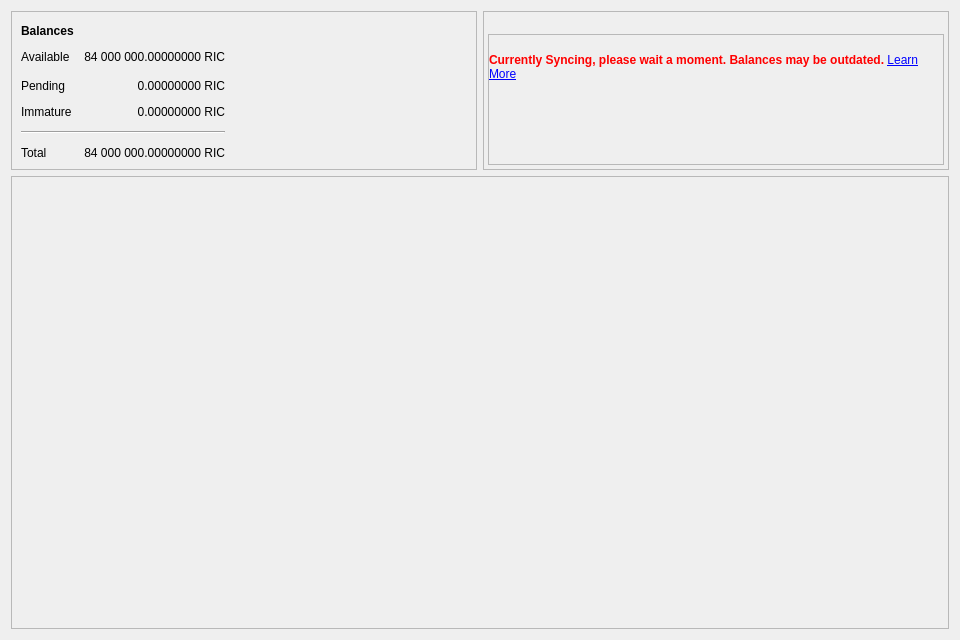
<?xml version="1.0" encoding="UTF-8"?>
<ui version="4.0">
 <class>OverviewPage</class>
 <widget class="QWidget" name="OverviewPage">
  <property name="geometry">
   <rect>
    <x>0</x>
    <y>0</y>
    <width>960</width>
    <height>640</height>
   </rect>
  </property>
  <property name="windowTitle">
   <string>Form</string>
  </property>
  <layout class="QVBoxLayout" name="topLayout">
   <item>
    <layout class="QVBoxLayout" name="verticalLayout_2">
     <item>
      <layout class="QHBoxLayout" name="horizontalLayout_6">
       <item>
        <widget class="QFrame" name="frame">
         <property name="sizePolicy">
          <sizepolicy hsizetype="Minimum" vsizetype="Maximum">
           <horstretch>0</horstretch>
           <verstretch>0</verstretch>
          </sizepolicy>
         </property>
         <property name="maximumSize">
          <size>
           <width>16777215</width>
           <height>256</height>
          </size>
         </property>
         <property name="frameShape">
          <enum>QFrame::StyledPanel</enum>
         </property>
         <property name="frameShadow">
          <enum>QFrame::Raised</enum>
         </property>
         <layout class="QVBoxLayout" name="verticalLayout_4">
          <item>
           <layout class="QHBoxLayout" name="horizontalLayout_4">
            <item>
             <widget class="QLabel" name="label_5">
              <property name="font">
               <font>
                <bold>true</bold>
               </font>
              </property>
              <property name="text">
               <string>Balances</string>
              </property>
             </widget>
            </item>
            <item>
             <spacer name="horizontalSpacer_2">
              <property name="orientation">
               <enum>Qt::Horizontal</enum>
              </property>
              <property name="sizeHint" stdset="0">
               <size>
                <width>40</width>
                <height>20</height>
               </size>
              </property>
             </spacer>
            </item>
           </layout>
          </item>
          <item>
           <layout class="QGridLayout" name="gridLayout">
            <property name="spacing">
             <number>12</number>
            </property>
            <item row="1" column="1">
             <widget class="QLabel" name="labelBalance">
              <property name="cursor">
               <cursorShape>IBeamCursor</cursorShape>
              </property>
              <property name="toolTip">
               <string>Your current spendable balance</string>
              </property>
              <property name="text">
               <string notr="true">84 000 000.00000000 RIC</string>
              </property>
              <property name="alignment">
               <set>Qt::AlignRight|Qt::AlignTrailing|Qt::AlignVCenter</set>
              </property>
              <property name="textInteractionFlags">
               <set>Qt::LinksAccessibleByMouse|Qt::TextSelectableByKeyboard|Qt::TextSelectableByMouse</set>
              </property>
             </widget>
            </item>
            <item row="2" column="0">
             <widget class="QLabel" name="labelPendingText">
              <property name="text">
               <string>Pending</string>
              </property>
             </widget>
            </item>
            <item row="5" column="1">
             <widget class="QLabel" name="labelTotal">
              <property name="cursor">
               <cursorShape>IBeamCursor</cursorShape>
              </property>
              <property name="toolTip">
               <string>Your current total balance</string>
              </property>
              <property name="text">
               <string notr="true">84 000 000.00000000 RIC</string>
              </property>
              <property name="alignment">
               <set>Qt::AlignRight|Qt::AlignTrailing|Qt::AlignVCenter</set>
              </property>
              <property name="textInteractionFlags">
               <set>Qt::LinksAccessibleByMouse|Qt::TextSelectableByKeyboard|Qt::TextSelectableByMouse</set>
              </property>
             </widget>
            </item>
            <item row="1" column="0">
             <widget class="QLabel" name="labelBalanceText">
              <property name="text">
               <string>Available</string>
              </property>
             </widget>
            </item>
            <item row="3" column="1">
             <widget class="QLabel" name="labelImmature">
              <property name="cursor">
               <cursorShape>IBeamCursor</cursorShape>
              </property>
              <property name="toolTip">
               <string>Mined balance that has not yet matured</string>
              </property>
              <property name="text">
               <string notr="true">0.00000000 RIC</string>
              </property>
              <property name="alignment">
               <set>Qt::AlignRight|Qt::AlignTrailing|Qt::AlignVCenter</set>
              </property>
              <property name="textInteractionFlags">
               <set>Qt::LinksAccessibleByMouse|Qt::TextSelectableByKeyboard|Qt::TextSelectableByMouse</set>
              </property>
             </widget>
            </item>
            <item row="1" column="2">
             <spacer name="horizontalSpacer_4">
              <property name="orientation">
               <enum>Qt::Horizontal</enum>
              </property>
              <property name="sizeHint" stdset="0">
               <size>
                <width>40</width>
                <height>20</height>
               </size>
              </property>
             </spacer>
            </item>
            <item row="5" column="0">
             <widget class="QLabel" name="labelTotalText">
              <property name="text">
               <string>Total</string>
              </property>
             </widget>
            </item>
            <item row="3" column="0">
             <widget class="QLabel" name="labelImmatureText">
              <property name="text">
               <string>Immature</string>
              </property>
             </widget>
            </item>
            <item row="2" column="1">
             <widget class="QLabel" name="labelUnconfirmed">
              <property name="cursor">
               <cursorShape>IBeamCursor</cursorShape>
              </property>
              <property name="toolTip">
               <string>Total of transactions that have yet to be confirmed, and do not yet count toward the spendable balance</string>
              </property>
              <property name="text">
               <string notr="true">0.00000000 RIC</string>
              </property>
              <property name="alignment">
               <set>Qt::AlignRight|Qt::AlignTrailing|Qt::AlignVCenter</set>
              </property>
              <property name="textInteractionFlags">
               <set>Qt::LinksAccessibleByMouse|Qt::TextSelectableByKeyboard|Qt::TextSelectableByMouse</set>
              </property>
             </widget>
            </item>
            <item row="4" column="0" colspan="2">
             <widget class="Line" name="line">
              <property name="orientation">
               <enum>Qt::Horizontal</enum>
              </property>
             </widget>
            </item>
           </layout>
          </item>
         </layout>
        </widget>
       </item>
       <item>
        <widget class="QFrame" name="status">
         <property name="sizePolicy">
          <sizepolicy hsizetype="Minimum" vsizetype="Maximum">
           <horstretch>0</horstretch>
           <verstretch>0</verstretch>
          </sizepolicy>
         </property>
         <property name="maximumSize">
          <size>
           <width>16777215</width>
           <height>256</height>
          </size>
         </property>
         <property name="frameShape">
          <enum>QFrame::StyledPanel</enum>
         </property>
         <property name="frameShadow">
          <enum>QFrame::Raised</enum>
         </property>
         <layout class="QVBoxLayout" name="verticalLayout_5">
          <property name="spacing">
           <number>4</number>
          </property>
          <property name="leftMargin">
           <number>4</number>
          </property>
          <property name="topMargin">
           <number>4</number>
          </property>
          <property name="rightMargin">
           <number>4</number>
          </property>
          <property name="bottomMargin">
           <number>4</number>
          </property>
          <item>
           <layout class="QHBoxLayout" name="statusHeader">
            <item>
             <spacer name="spacerHeader">
              <property name="orientation">
               <enum>Qt::Horizontal</enum>
              </property>
              <property name="sizeType">
               <enum>QSizePolicy::Expanding</enum>
              </property>
              <property name="sizeHint" stdset="0">
               <size>
                <width>40</width>
                <height>0</height>
               </size>
              </property>
             </spacer>
            </item>
            <item>
             <widget class="QLabel" name="version">
              <property name="sizePolicy">
               <sizepolicy hsizetype="Preferred" vsizetype="Maximum">
                <horstretch>0</horstretch>
                <verstretch>0</verstretch>
               </sizepolicy>
              </property>
              <property name="text">
               <string/>
              </property>
             </widget>
            </item>
           </layout>
          </item>
          <item>
           <widget class="QScrollArea" name="scrollArea">
            <property name="sizePolicy">
             <sizepolicy hsizetype="Expanding" vsizetype="Expanding">
              <horstretch>0</horstretch>
              <verstretch>0</verstretch>
             </sizepolicy>
            </property>
            <property name="lineWidth">
             <number>0</number>
            </property>
            <property name="widgetResizable">
             <bool>true</bool>
            </property>
            <widget class="QWidget" name="scrollAreaWidgetContents_2">
             <property name="geometry">
              <rect>
               <x>0</x>
               <y>0</y>
               <width>454</width>
               <height>137</height>
              </rect>
             </property>
             <layout class="QVBoxLayout" name="verticalLayout_6">
              <property name="spacing">
               <number>0</number>
              </property>
              <property name="leftMargin">
               <number>0</number>
              </property>
              <property name="topMargin">
               <number>0</number>
              </property>
              <property name="rightMargin">
               <number>0</number>
              </property>
              <property name="bottomMargin">
               <number>0</number>
              </property>
              <item>
               <widget class="QFrame" name="verticalFrame">
                <property name="sizePolicy">
                 <sizepolicy hsizetype="Expanding" vsizetype="Expanding">
                  <horstretch>0</horstretch>
                  <verstretch>0</verstretch>
                 </sizepolicy>
                </property>
                <layout class="QVBoxLayout" name="verticalLayout_3">
                 <property name="spacing">
                  <number>4</number>
                 </property>
                 <property name="sizeConstraint">
                  <enum>QLayout::SetMinAndMaxSize</enum>
                 </property>
                 <property name="leftMargin">
                  <number>0</number>
                 </property>
                 <property name="topMargin">
                  <number>0</number>
                 </property>
                 <property name="rightMargin">
                  <number>0</number>
                 </property>
                 <property name="bottomMargin">
                  <number>0</number>
                 </property>
                 <item>
                  <widget class="QLabel" name="labelAlerts">
                   <property name="sizePolicy">
                    <sizepolicy hsizetype="Expanding" vsizetype="Maximum">
                     <horstretch>0</horstretch>
                     <verstretch>0</verstretch>
                    </sizepolicy>
                   </property>
                   <property name="minimumSize">
                    <size>
                     <width>339</width>
                     <height>0</height>
                    </size>
                   </property>
                   <property name="visible">
                    <bool>true</bool>
                   </property>
                   <property name="styleSheet">
                    <string notr="true">QLabel {color:#FF8000; }</string>
                   </property>
                   <property name="wordWrap">
                    <bool>true</bool>
                   </property>
                   <property name="margin">
                    <number>2</number>
                   </property>
                   <property name="textInteractionFlags">
                    <set>Qt::TextSelectableByMouse</set>
                   </property>
                  </widget>
                 </item>
                 <item>
                  <widget class="QLabel" name="labelSyncWarning">
                   <property name="sizePolicy">
                    <sizepolicy hsizetype="Expanding" vsizetype="Maximum">
                     <horstretch>0</horstretch>
                     <verstretch>0</verstretch>
                    </sizepolicy>
                   </property>
                   <property name="styleSheet">
                    <string notr="true">QLabel {color:#FF0000;}</string>
                   </property>
                   <property name="text">
                    <string>&lt;span style=&quot; font-weight:600;&quot;&gt;Currently Syncing, please wait a moment. Balances may be outdated. &lt;/span&gt;&lt;a href=&quot;https://riecoin.xyz/Core/Sync/&quot;&gt;Learn More&lt;/a&gt;</string>
                   </property>
                   <property name="wordWrap">
                    <bool>true</bool>
                   </property>
                   <property name="margin">
                    <number>2</number>
                   </property>
                   <property name="textInteractionFlags">
                    <set>Qt::LinksAccessibleByMouse|Qt::TextSelectableByMouse</set>
                   </property>
                  </widget>
                 </item>
                 <item>
                  <spacer name="verticalSpacer">
                   <property name="orientation">
                    <enum>Qt::Vertical</enum>
                   </property>
                   <property name="sizeHint" stdset="0">
                    <size>
                     <width>20</width>
                     <height>40</height>
                    </size>
                   </property>
                  </spacer>
                 </item>
                </layout>
               </widget>
              </item>
             </layout>
            </widget>
           </widget>
          </item>
         </layout>
        </widget>
       </item>
      </layout>
     </item>
     <item>
      <widget class="QFrame" name="transactions">
       <property name="frameShape">
        <enum>QFrame::StyledPanel</enum>
       </property>
       <property name="frameShadow">
        <enum>QFrame::Raised</enum>
       </property>
       <layout class="QVBoxLayout" name="verticalLayout">
        <property name="leftMargin">
         <number>0</number>
        </property>
        <property name="topMargin">
         <number>0</number>
        </property>
        <property name="rightMargin">
         <number>0</number>
        </property>
        <property name="bottomMargin">
         <number>0</number>
        </property>
        <item>
         <widget class="TransactionOverviewWidget" name="listTransactions">
          <property name="minimumSize">
           <size>
            <width>0</width>
            <height>288</height>
           </size>
          </property>
          <property name="styleSheet">
           <string notr="true">QListView { background: transparent; }</string>
          </property>
          <property name="frameShape">
           <enum>QFrame::NoFrame</enum>
          </property>
          <property name="verticalScrollBarPolicy">
           <enum>Qt::ScrollBarAlwaysOff</enum>
          </property>
          <property name="horizontalScrollBarPolicy">
           <enum>Qt::ScrollBarAlwaysOff</enum>
          </property>
          <property name="sizeAdjustPolicy">
           <enum>QAbstractScrollArea::AdjustToContents</enum>
          </property>
          <property name="selectionMode">
           <enum>QAbstractItemView::NoSelection</enum>
          </property>
          <property name="uniformItemSizes">
           <bool>true</bool>
          </property>
         </widget>
        </item>
       </layout>
      </widget>
     </item>
    </layout>
   </item>
  </layout>
 </widget>
 <customwidgets>
  <customwidget>
   <class>TransactionOverviewWidget</class>
   <extends>QListView</extends>
   <header>qt/transactionoverviewwidget.h</header>
  </customwidget>
 </customwidgets>
 <resources/>
 <connections/>
</ui>
